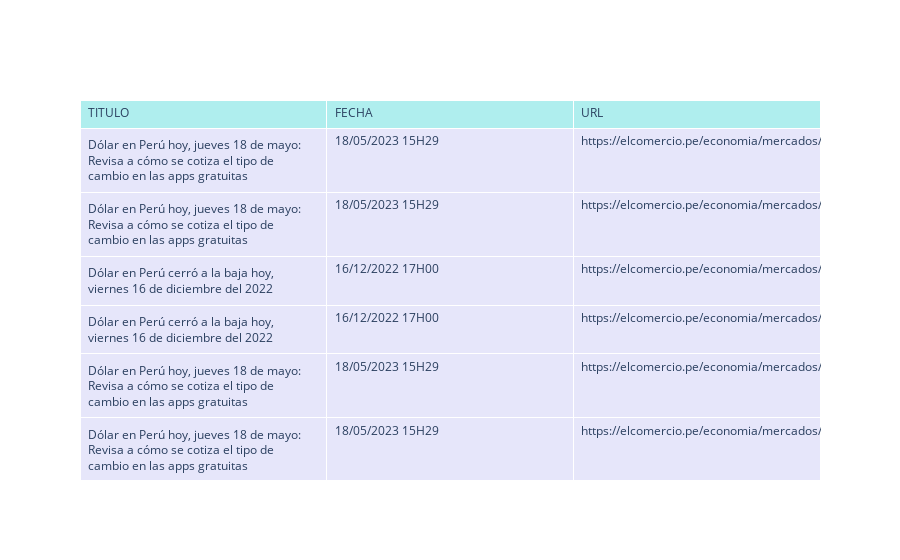
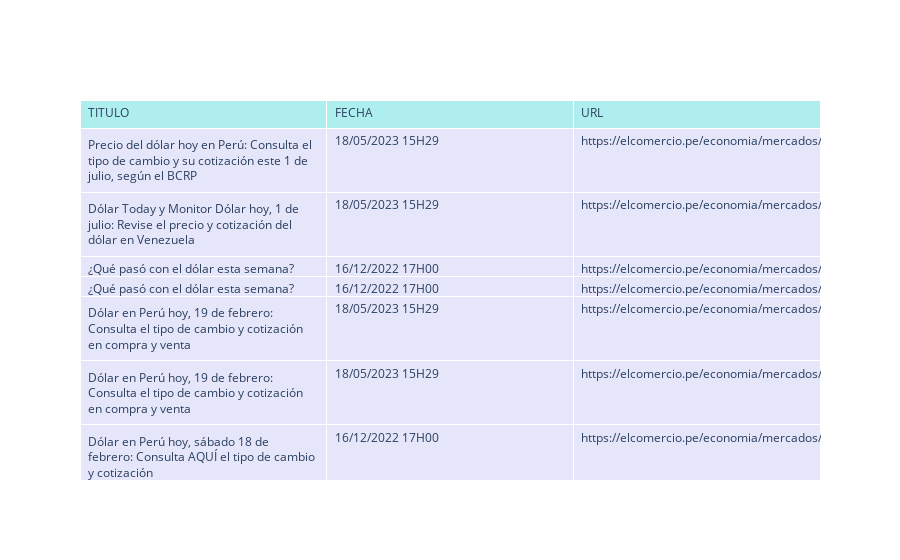

Write notebook code for charts like these, in order.
### Code cell
import pandas as pd
import plotly.graph_objects as go
import plotly.express as px

# Cargar los datos
bueno = pd.read_csv("dolar_bueno.csv")
malo = pd.read_csv("dolar_malo.csv")

# Noticias

## Descripción del caso

## Tabla de Datos

# Indicadores

## Morosidad

## Solicitantes mujeres

## Gráfica de Morosidad

## Morosidad vs Edad

# Fuente: Elaboración propia

# Prueba

## 

### 

### 

### 

## 

### 

### 

## 

### 

### 

### 

### 

# Columnas

## 

### Fila 1

### Fila 2

## 

### Fila 1

## 

### Fila 1

### Fila 2

### Fila 3

# Noticias r

fig1 = go.Figure(data=[go.Table(
    header=dict(values=list(bueno.columns),
                fill_color='paleturquoise',
                align='left'),
    cells=dict(values=[bueno['TITULO'],bueno['FECHA'],bueno['URL']],
               fill_color='lavender',
               align='left'))
])

fig2 = go.Figure(data=[go.Table(
    header=dict(values=list(malo.columns),
                fill_color='paleturquoise',
                align='left'),
    cells=dict(values=[malo['TITULO'],bueno['FECHA'],bueno['URL']],
               fill_color='lavender',
               align='left'))
])

fig1.show()
fig2.show()

### Figure 1 — Plotly figure (JSON) as saved in the notebook; plotly's stock layout.template omitted (floating-point values rounded to 4 significant figures)
{"data": [{"cells": {"align": "left", "fill": {"color": "lavender"}, "values": [["Dólar en Perú hoy, jueves 18 de mayo: Revisa a cómo se cotiza el tipo de cambio en las apps gratuitas", "Dólar en Perú hoy, jueves 18 de mayo: Revisa a cómo se cotiza el tipo de cambio en las apps gratuitas", "Dólar en Perú cerró a la baja hoy, viernes 16 de diciembre del 2022", "Dólar en Perú cerró a la baja hoy, viernes 16 de diciembre del 2022", "Dólar en Perú hoy, jueves 18 de mayo: Revisa a cómo se cotiza el tipo de cambio en las apps gratuitas", "Dólar en Perú hoy, jueves 18 de mayo: Revisa a cómo se cotiza el tipo de cambio en las apps gratuitas", "Dólar en Perú cerró a la baja hoy, viernes 16 de diciembre del 2022", "Dólar en Perú cerró a la baja hoy, viernes 16 de diciembre del 2022", "Dólar en Perú hoy, jueves 18 de mayo: Revisa a cómo se cotiza el tipo de cambio en las apps gratuitas", "Dólar en Perú hoy, jueves 18 de mayo: Revisa a cómo se cotiza el tipo de cambio en las apps gratuitas", "Dólar en Perú cerró a la baja hoy, viernes 16 de diciembre del 2022", "Dólar en Perú cerró a la baja hoy, viernes 16 de diciembre del 2022", "Dólar en Perú hoy, jueves 18 de mayo: Revisa a cómo se cotiza el tipo de cambio en las apps gratuitas", "Dólar en Perú hoy, jueves 18 de mayo: Revisa a cómo se cotiza el tipo de cambio en las apps gratuitas", "Dólar en Perú cerró a la baja hoy, viernes 16 de diciembre del 2022", "Dólar en Perú cerró a la baja hoy, viernes 16 de diciembre del 2022", "Dólar en Perú hoy, jueves 18 de mayo: Revisa a cómo se cotiza el tipo de cambio en las apps gratuitas", "Dólar en Perú hoy, jueves 18 de mayo: Revisa a cómo se cotiza el tipo de cambio en las apps gratuitas", "Dólar en Perú cerró a la baja hoy, viernes 16 de diciembre del 2022", "Dólar en Perú cerró a la baja hoy, viernes 16 de diciembre del 2022", "Dólar en Perú hoy, jueves 18 de mayo: Revisa a cómo se cotiza el tipo de cambio en las apps gratuitas", "Dólar en Perú hoy, jueves 18 de mayo: Revisa a cómo se cotiza el tipo de cambio en las apps gratuitas", "Dólar en Perú cerró a la baja hoy, viernes 16 de diciembre del 2022", "Dólar en Perú cerró a la baja hoy, viernes 16 de diciembre del 2022", "Dólar en Perú hoy, jueves 18 de mayo: Revisa a cómo se cotiza el tipo de cambio en las apps gratuitas", "Dólar en Perú hoy, jueves 18 de mayo: Revisa a cómo se cotiza el tipo de cambio en las apps gratuitas", "Dólar en Perú cerró a la baja hoy, viernes 16 de diciembre del 2022", "Dólar en Perú cerró a la baja hoy, viernes 16 de diciembre del 2022", "Dólar en Perú hoy, jueves 18 de mayo: Revisa a cómo se cotiza el tipo de cambio en las apps gratuitas", "Dólar en Perú hoy, jueves 18 de mayo: Revisa a cómo se cotiza el tipo de cambio en las apps gratuitas", "Dólar en Perú cerró a la baja hoy, viernes 16 de diciembre del 2022", "Dólar en Perú cerró a la baja hoy, viernes 16 de diciembre del 2022", "Dólar en Perú hoy, jueves 18 de mayo: Revisa a cómo se cotiza el tipo de cambio en las apps gratuitas", "Dólar en Perú hoy, jueves 18 de mayo: Revisa a cómo se cotiza el tipo de cambio en las apps gratuitas", "Dólar en Perú cerró a la baja hoy, viernes 16 de diciembre del 2022", "Dólar en Perú cerró a la baja hoy, viernes 16 de diciembre del 2022", "Dólar en Perú hoy, jueves 18 de mayo: Revisa a cómo se cotiza el tipo de cambio en las apps gratuitas", "Dólar en Perú hoy, jueves 18 de mayo: Revisa a cómo se cotiza el tipo de cambio en las apps gratuitas", "Dólar en Perú cerró a la baja hoy, viernes 16 de diciembre del 2022", "Dólar en Perú cerró a la baja hoy, viernes 16 de diciembre del 2022"], ["18/05/2023 15H29", "18/05/2023 15H29", "16/12/2022 17H00", "16/12/2022 17H00", "18/05/2023 15H29", "18/05/2023 15H29", "16/12/2022 17H00", "16/12/2022 17H00", "18/05/2023 15H29", "18/05/2023 15H29", "16/12/2022 17H00", "16/12/2022 17H00", "18/05/2023 15H29", "18/05/2023 15H29", "16/12/2022 17H00", "16/12/2022 17H00", "18/05/2023 15H29", "18/05/2023 15H29", "16/12/2022 17H00", "16/12/2022 17H00", "18/05/2023 15H29", "18/05/2023 15H29", "16/12/2022 17H00", "16/12/2022 17H00", "18/05/2023 15H29", "18/05/2023 15H29", "16/12/2022 17H00", "16/12/2022 17H00", "18/05/2023 15H29", "18/05/2023 15H29", "16/12/2022 17H00", "16/12/2022 17H00", "18/05/2023 15H29", "18/05/2023 15H29", "16/12/2022 17H00", "16/12/2022 17H00", "18/05/2023 15H29", "18/05/2023 15H29", "16/12/2022 17H00", "16/12/2022 17H00"], ["https://elcomercio.pe/economia/mercados/precio-del-dolar-peru-tipo-de-cambio-18-de-mayo-2023-noticia/", "https://elcomercio.pe/economia/mercados/precio-del-dolar-peru-tipo-de-cambio-18-de-mayo-2023-noticia/", "https://elcomercio.pe/economia/mercados/precio-dolar-en-peru-hoy-tipo-de-cambio-este-viernes-16-de-diciembre-compra-y-venta-dolares-a-soles-dolar-de-hoy-bcr-banco-central-de-reserva-rmmn-noticia/", "https://elcomercio.pe/economia/mercados/precio-dolar-en-peru-hoy-tipo-de-cambio-este-viernes-16-de-diciembre-compra-y-venta-dolares-a-soles-dolar-de-hoy-bcr-banco-central-de-reserva-rmmn-noticia/", "https://elcomercio.pe/economia/mercados/precio-del-dolar-peru-tipo-de-cambio-18-de-mayo-2023-noticia/", "https://elcomercio.pe/economia/mercados/precio-del-dolar-peru-tipo-de-cambio-18-de-mayo-2023-noticia/", "https://elcomercio.pe/economia/mercados/precio-dolar-en-peru-hoy-tipo-de-cambio-este-viernes-16-de-diciembre-compra-y-venta-dolares-a-soles-dolar-de-hoy-bcr-banco-central-de-reserva-rmmn-noticia/", "https://elcomercio.pe/economia/mercados/precio-dolar-en-peru-hoy-tipo-de-cambio-este-viernes-16-de-diciembre-compra-y-venta-dolares-a-soles-dolar-de-hoy-bcr-banco-central-de-reserva-rmmn-noticia/", "https://elcomercio.pe/economia/mercados/precio-del-dolar-peru-tipo-de-cambio-18-de-mayo-2023-noticia/", "https://elcomercio.pe/economia/mercados/precio-del-dolar-peru-tipo-de-cambio-18-de-mayo-2023-noticia/", "https://elcomercio.pe/economia/mercados/precio-dolar-en-peru-hoy-tipo-de-cambio-este-viernes-16-de-diciembre-compra-y-venta-dolares-a-soles-dolar-de-hoy-bcr-banco-central-de-reserva-rmmn-noticia/", "https://elcomercio.pe/economia/mercados/precio-dolar-en-peru-hoy-tipo-de-cambio-este-viernes-16-de-diciembre-compra-y-venta-dolares-a-soles-dolar-de-hoy-bcr-banco-central-de-reserva-rmmn-noticia/", "https://elcomercio.pe/economia/mercados/precio-del-dolar-peru-tipo-de-cambio-18-de-mayo-2023-noticia/", "https://elcomercio.pe/economia/mercados/precio-del-dolar-peru-tipo-de-cambio-18-de-mayo-2023-noticia/", "https://elcomercio.pe/economia/mercados/precio-dolar-en-peru-hoy-tipo-de-cambio-este-viernes-16-de-diciembre-compra-y-venta-dolares-a-soles-dolar-de-hoy-bcr-banco-central-de-reserva-rmmn-noticia/", "https://elcomercio.pe/economia/mercados/precio-dolar-en-peru-hoy-tipo-de-cambio-este-viernes-16-de-diciembre-compra-y-venta-dolares-a-soles-dolar-de-hoy-bcr-banco-central-de-reserva-rmmn-noticia/", "https://elcomercio.pe/economia/mercados/precio-del-dolar-peru-tipo-de-cambio-18-de-mayo-2023-noticia/", "https://elcomercio.pe/economia/mercados/precio-del-dolar-peru-tipo-de-cambio-18-de-mayo-2023-noticia/", "https://elcomercio.pe/economia/mercados/precio-dolar-en-peru-hoy-tipo-de-cambio-este-viernes-16-de-diciembre-compra-y-venta-dolares-a-soles-dolar-de-hoy-bcr-banco-central-de-reserva-rmmn-noticia/", "https://elcomercio.pe/economia/mercados/precio-dolar-en-peru-hoy-tipo-de-cambio-este-viernes-16-de-diciembre-compra-y-venta-dolares-a-soles-dolar-de-hoy-bcr-banco-central-de-reserva-rmmn-noticia/", "https://elcomercio.pe/economia/mercados/precio-del-dolar-peru-tipo-de-cambio-18-de-mayo-2023-noticia/", "https://elcomercio.pe/economia/mercados/precio-del-dolar-peru-tipo-de-cambio-18-de-mayo-2023-noticia/", "https://elcomercio.pe/economia/mercados/precio-dolar-en-peru-hoy-tipo-de-cambio-este-viernes-16-de-diciembre-compra-y-venta-dolares-a-soles-dolar-de-hoy-bcr-banco-central-de-reserva-rmmn-noticia/", "https://elcomercio.pe/economia/mercados/precio-dolar-en-peru-hoy-tipo-de-cambio-este-viernes-16-de-diciembre-compra-y-venta-dolares-a-soles-dolar-de-hoy-bcr-banco-central-de-reserva-rmmn-noticia/", "https://elcomercio.pe/economia/mercados/precio-del-dolar-peru-tipo-de-cambio-18-de-mayo-2023-noticia/", "https://elcomercio.pe/economia/mercados/precio-del-dolar-peru-tipo-de-cambio-18-de-mayo-2023-noticia/", "https://elcomercio.pe/economia/mercados/precio-dolar-en-peru-hoy-tipo-de-cambio-este-viernes-16-de-diciembre-compra-y-venta-dolares-a-soles-dolar-de-hoy-bcr-banco-central-de-reserva-rmmn-noticia/", "https://elcomercio.pe/economia/mercados/precio-dolar-en-peru-hoy-tipo-de-cambio-este-viernes-16-de-diciembre-compra-y-venta-dolares-a-soles-dolar-de-hoy-bcr-banco-central-de-reserva-rmmn-noticia/", "https://elcomercio.pe/economia/mercados/precio-del-dolar-peru-tipo-de-cambio-18-de-mayo-2023-noticia/", "https://elcomercio.pe/economia/mercados/precio-del-dolar-peru-tipo-de-cambio-18-de-mayo-2023-noticia/", "https://elcomercio.pe/economia/mercados/precio-dolar-en-peru-hoy-tipo-de-cambio-este-viernes-16-de-diciembre-compra-y-venta-dolares-a-soles-dolar-de-hoy-bcr-banco-central-de-reserva-rmmn-noticia/", "https://elcomercio.pe/economia/mercados/precio-dolar-en-peru-hoy-tipo-de-cambio-este-viernes-16-de-diciembre-compra-y-venta-dolares-a-soles-dolar-de-hoy-bcr-banco-central-de-reserva-rmmn-noticia/", "https://elcomercio.pe/economia/mercados/precio-del-dolar-peru-tipo-de-cambio-18-de-mayo-2023-noticia/", "https://elcomercio.pe/economia/mercados/precio-del-dolar-peru-tipo-de-cambio-18-de-mayo-2023-noticia/", "https://elcomercio.pe/economia/mercados/precio-dolar-en-peru-hoy-tipo-de-cambio-este-viernes-16-de-diciembre-compra-y-venta-dolares-a-soles-dolar-de-hoy-bcr-banco-central-de-reserva-rmmn-noticia/", "https://elcomercio.pe/economia/mercados/precio-dolar-en-peru-hoy-tipo-de-cambio-este-viernes-16-de-diciembre-compra-y-venta-dolares-a-soles-dolar-de-hoy-bcr-banco-central-de-reserva-rmmn-noticia/", "https://elcomercio.pe/economia/mercados/precio-del-dolar-peru-tipo-de-cambio-18-de-mayo-2023-noticia/", "https://elcomercio.pe/economia/mercados/precio-del-dolar-peru-tipo-de-cambio-18-de-mayo-2023-noticia/", "https://elcomercio.pe/economia/mercados/precio-dolar-en-peru-hoy-tipo-de-cambio-este-viernes-16-de-diciembre-compra-y-venta-dolares-a-soles-dolar-de-hoy-bcr-banco-central-de-reserva-rmmn-noticia/", "https://elcomercio.pe/economia/mercados/precio-dolar-en-peru-hoy-tipo-de-cambio-este-viernes-16-de-diciembre-compra-y-venta-dolares-a-soles-dolar-de-hoy-bcr-banco-central-de-reserva-rmmn-noticia/"]]}, "header": {"align": "left", "fill": {"color": "paleturquoise"}, "values": ["TITULO", "FECHA", "URL"]}, "type": "table"}], "layout": {}}

### Figure 2 — Plotly figure (JSON) as saved in the notebook; plotly's stock layout.template omitted (floating-point values rounded to 4 significant figures; data arrays with more than 128 entries replaced by an {"elided": "..."} marker saying what was removed)
{"data": [{"cells": {"align": "left", "fill": {"color": "lavender"}, "values": {"elided": "3 rows, 380 str values in total"}}, "header": {"align": "left", "fill": {"color": "paleturquoise"}, "values": ["TITULO", "FECHA", "URL"]}, "type": "table"}], "layout": {}}
